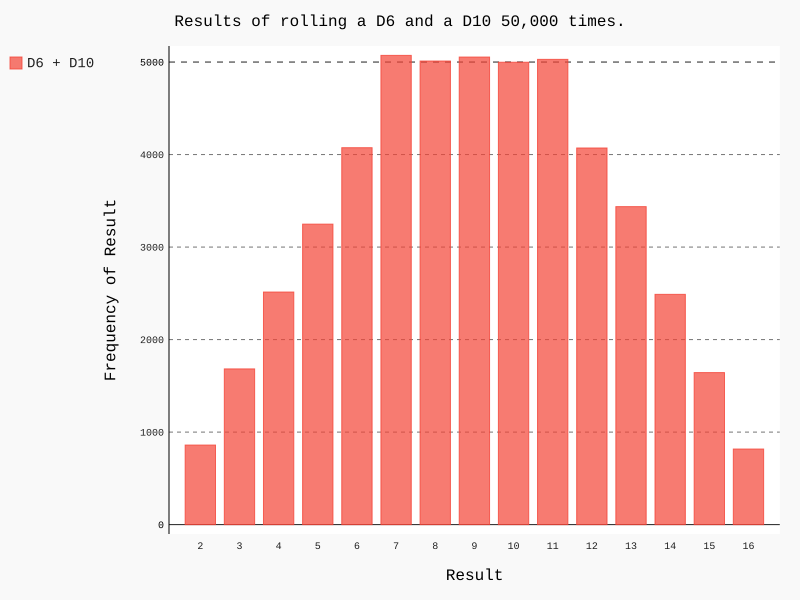

Generate this figure with Python:
import pygal

from die import Die

# 创建两个D6
die1 = Die()
die2 = Die(10)

# 掷几次骰子，并将结果存储在一个列表中
results = []
for roll_num in range(50000):
    result = die1.roll() + die2.roll()
    results.append(result)

# 分析结果
frequencies = []
max_result = die1.num_sides + die2.num_sides
for value in range(2, max_result + 1):
    frequency = results.count(value)
    frequencies.append(frequency)

# 对结果进行可视化，直方图
hist = pygal.Bar()

hist.title = "Results of rolling a D6 and a D10 50,000 times."
hist.x_labels = list(str(x) for x in range(2, max_result + 1))
#hist.x_labels = ['2', '3', '4', '5', '6', '7', '8', '9', '10', '11', '12', '13', '14', '15', '16']
hist.x_title = "Result"
hist.y_title = "Frequency of Result"

hist.add('D6 + D10', frequencies)
hist.render_to_file('./DataVisualization/掷骰子/different_dice.svg')
